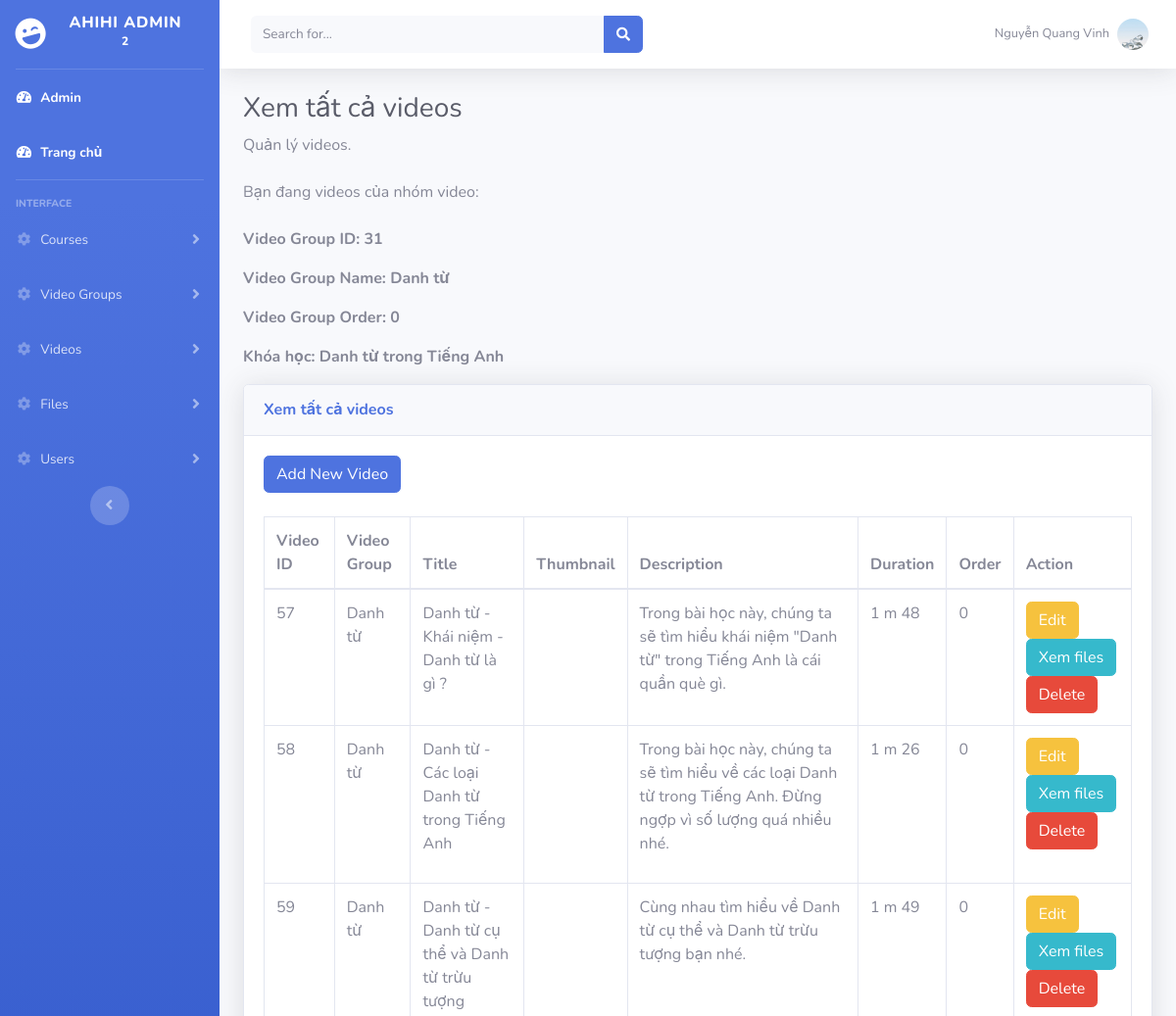
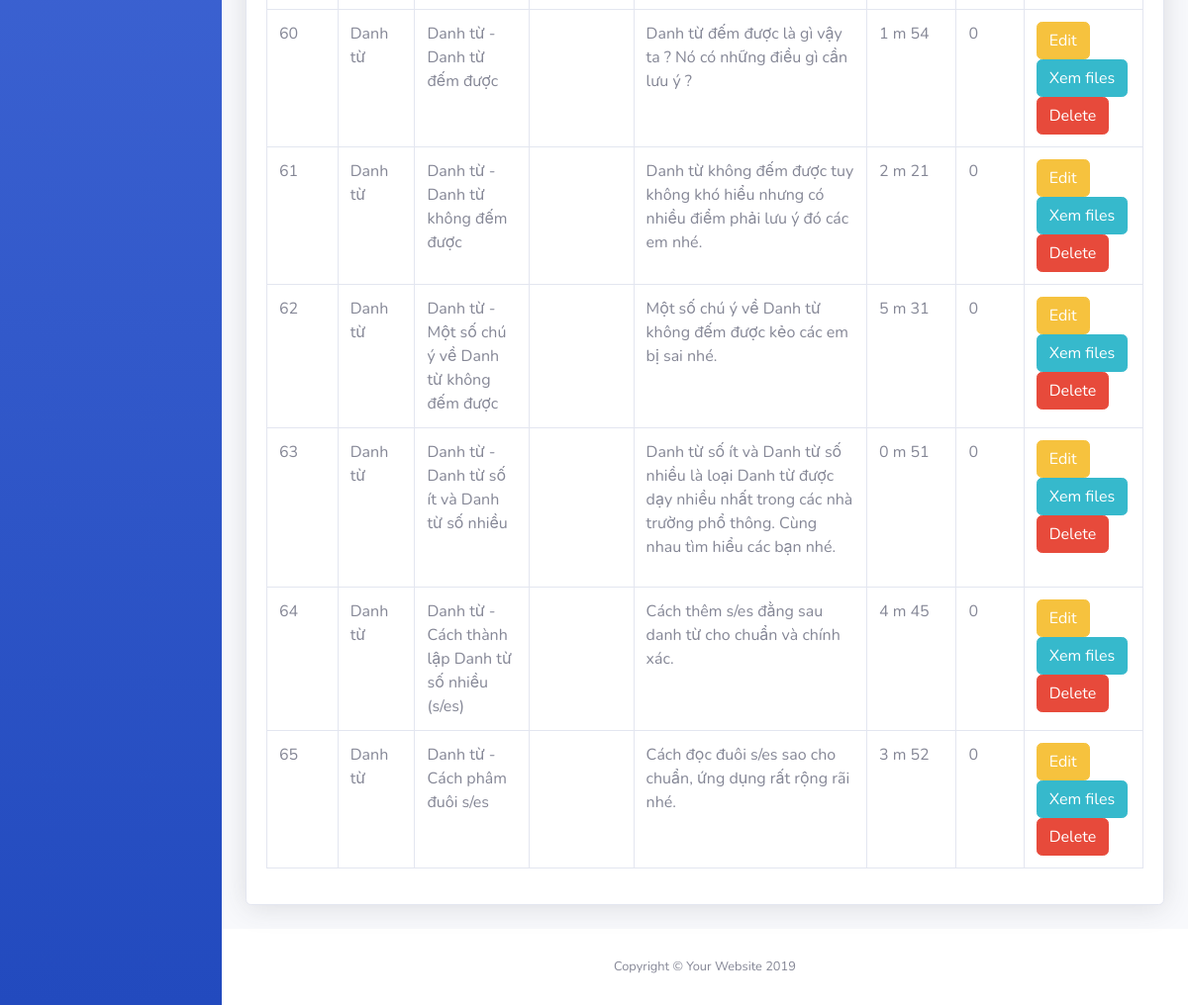
The app's page /horizontal/admin/pages/videos/videos_view.php?video_group_id=31 (signed in) with its own data (2 pictures, top to bottom).
### tables this page shows
CREATE TABLE `video_groups` (
  `id` int(4) UNSIGNED NOT NULL,
  `course_id` int(2) UNSIGNED NOT NULL,
  `name` varchar(255) NOT NULL,
  `video_group_order` int(2) UNSIGNED NOT NULL
);

CREATE TABLE `courses` (
  `id` int(2) UNSIGNED NOT NULL,
  `topic` varchar(20) NOT NULL,
  `type` varchar(20) NOT NULL,
  `name` varchar(80) NOT NULL,
  `slug` varchar(80) NOT NULL,
  `short_description` varchar(255) NOT NULL,
  `long_description` text NOT NULL,
  `thumbnail` varchar(255) NOT NULL,
  `old_price` double DEFAULT NULL,
  `price` double DEFAULT NULL,
  `remaining_slots` int(3) DEFAULT NULL,
  `inner_description` varchar(50) NOT NULL,
  `course_order` int(2) UNSIGNED NOT NULL DEFAULT 0,
  `user_id` int(2) UNSIGNED NOT NULL,
  `is_active` int(1) UNSIGNED NOT NULL DEFAULT 1
);

CREATE TABLE `videos` (
  `id` int(11) UNSIGNED NOT NULL,
  `title` varchar(255) NOT NULL,
  `thumbnail` text NOT NULL,
  `description` text NOT NULL,
  `link` text NOT NULL,
  `duration` int(4) UNSIGNED NOT NULL,
  `video_order` int(3) UNSIGNED NOT NULL DEFAULT 0,
  `video_group_id` int(4) UNSIGNED NOT NULL
);

### horizontal/admin/includes/classes/VideoGroup.php (called while the page is built, shortened)
<?php
class VideoGroup {
    private $db;
    public function __construct($db)
    {
        $this->db = $db;
    }
    public function get_video_group_by_id($video_group_id) {
        $sql = "SELECT * FROM video_groups WHERE id = '$video_group_id'";
        return $this->db->query($sql)->fetch();
    }
}
?>

### horizontal/admin/includes/classes/Course.php (called while the page is built, shortened)
<?php
class Course {
    private $db;
    public function __construct($db)
    {
        $this->db = $db;
    }
    public function get_course_by_id($courseId) {
        $sql = "SELECT * FROM courses where id = '$courseId'";
        return $this->db->query($sql)->fetch();
    }
}
?>

### horizontal/admin/includes/classes/Video.php (called while the page is built, shortened)
<?php
class Video {
    private $db;
    public function __construct($db)
    {
        $this->db = $db;
    }
    public function get_videos_by_video_group_id($video_group_id) {
        $sql = "SELECT * FROM videos WHERE video_group_id = '$video_group_id'";
        return $this->db->query($sql)->fetchAll();
    }
}
?>

### horizontal/includes/helpers.php (called while the page is built, shortened)
<?php
function formatVideoTime($seconds) {
    $hours = floor($seconds / 3600);
    $minutes = floor(($seconds / 60) % 60);
    $seconds = $seconds % 60;
    return "$minutes m $seconds ";
}

### horizontal/admin/pages/videos/videos_view.php (the view, shortened to what this page needs)
<?php
include("../../../includes/connect_db.php");
include("../../../includes/helpers.php");
include("../../includes/classes/Course.php");
include("../../includes/classes/VideoGroup.php");
include("../../includes/classes/Video.php");
if (isset($_GET['video_group_id'])) {
    $video_group_id = $_GET['video_group_id'];
} else {
    echo "Vui lòng chọn nhóm video";
}
$video_group_obj = new VideoGroup($db);
$current_video_group = $video_group_obj->get_video_group_by_id($video_group_id);
$video_obj = new Video($db);
$all_videos_by_video_group_id_arr = $video_obj->get_videos_by_video_group_id($video_group_id);
$course = new Course($db);
$current_course = $course->get_course_by_id($current_video_group['course_id']);
?>
<?php include("../../partials/header.php"); ?>
<?php include("../../partials/sidebar.php"); ?>
<?php include("../../partials/topbar.php") ?>
    <h1 class="h3 mb-2 text-gray-800">Xem tất cả videos</h1>
    <p class="mb-4">Quản lý videos</a>.</p>
    <p class="mb-4">Bạn đang videos của nhóm video:
    <p><strong>Video Group ID: <?= $current_video_group['id'] ?></strong></p>
    <p><strong>Video Group Name: <?= $current_video_group['name'] ?></strong></p>
    <p><strong>Video Group Order: <?= $current_video_group['video_group_order'] ?></strong></p>
    <p><strong>Khóa học: <?= $current_course['name'] ?></strong></p>
    </p>
    <div class="card shadow mb-4">
        <div class="card-header py-3">
            <h6 class="m-0 font-weight-bold text-primary">Xem tất cả videos</h6>
        </div>
        <div class="card-body">
            <div class="table-responsive">
                <table class="table table-bordered" id="dataTable" width="100%" cellspacing="0">
                    <a class="btn btn-primary mb-4" href="videos_add.php?video_group_id=<?= $current_video_group['id'] ?>">Add New Video</a>
                    <thead>
                    <tr>
                        <th>Video ID</th>
                        <th>Video Group</th>
                        <th>Title</th>
                        <th>Thumbnail</th>
                        <th>Description</th>
                        <th>Duration</th>
                        <th>Order</th>
                        <th>Action</th>
                    </tr>
                    </thead>
                    <tbody>
                    <?php
                    foreach ($all_videos_by_video_group_id_arr as $video):
                        ?>
                        <tr>
                            <td><?= $video['id'] ?></td>
                            <td><?= $video_group_obj->get_video_group_by_id($video['video_group_id'])['name'] ?></td>
                            <td><?= $video['title'] ?></td>
                            <td><img style="max-height: 100px;" src="<?= $video['thumbnail'] ?>" alt=""></td>
                            <td><?= $video['description'] ?></td>
                            <td><?= formatVideoTime($video['duration']) ?></td>
                            <td><?= $video['video_order'] ?></td>
                            <td>
                                <a class="btn btn-warning" href="videos_edit.php?id=<?= $video['id'] ?>">Edit</a>
                                <a class="btn btn-info" href="../files/files_view.php?video_id=<?= $video['id'] ?>">Xem files</a>
                                <a href="videos_delete.php?id=<?= $video['id'] ?>" class="btn btn-danger"
                                   onclick="return confirm('Bạn có chắc muốn xóa không ?');">Delete</a>
                            </td>
                        </tr>
                    <?php endforeach; ?>
                    </tbody>
                </table>
            </div>
        </div>
    </div>
<?php include("../../partials/footer.php") ?>

### records on screen
video_groups: id "31", name "Danh từ", video_group_order "0"
courses: name "Danh từ trong Tiếng Anh"
videos: id "57", video_group.name "Danh từ", title "Danh từ - Khái niệm - Danh từ là gì ?", description "Trong bài học này, chúng ta sẽ tìm hiểu khái niệm \"Danh từ\" trong Tiếng Anh là cái quần què gì.", duration "1 m 48", video_order "0"
videos: id "58", video_group.name "Danh từ", title "Danh từ - Các loại Danh từ trong Tiếng Anh", description "Trong bài học này, chúng ta sẽ tìm hiểu về các loại Danh từ trong Tiếng Anh. Đừng ngợp vì số lượng quá nhiều nhé.", duration "1 m 26", video_order "0"
videos: id "59", video_group.name "Danh từ", title "Danh từ - Danh từ cụ thể và Danh từ trừu tượng", description "Cùng nhau tìm hiểu về Danh từ cụ thể và Danh từ trừu tượng bạn nhé.", duration "1 m 49", video_order "0"
videos: id "60", video_group.name "Danh từ", title "Danh từ - Danh từ đếm được", description "Danh từ đếm được là gì vậy ta ? Nó có những điều gì cần lưu ý ?", duration "1 m 54", video_order "0"
videos: id "61", video_group.name "Danh từ", title "Danh từ - Danh từ không đếm được", description "Danh từ không đếm được tuy không khó hiểu nhưng có nhiều điểm phải lưu ý đó các em nhé.", duration "2 m 21", video_order "0"
videos: id "62", video_group.name "Danh từ", title "Danh từ - Một số chú ý về Danh từ không đếm được", description "Một số chú ý về Danh từ không đếm được kẻo các em bị sai nhé.", duration "5 m 31", video_order "0"
videos: id "63", video_group.name "Danh từ", title "Danh từ - Danh từ số ít và Danh từ số nhiều", description "Danh từ số ít và Danh từ số nhiều là loại Danh từ được dạy nhiều nhất trong các nhà trường phổ thông. Cùng nhau tìm hiểu các bạn nhé.", duration "0 m 51", video_order "0"
videos: id "64", video_group.name "Danh từ", title "Danh từ - Cách thành lập Danh từ số nhiều (s/es)", description "Cách thêm s/es đằng sau danh từ cho chuẩn và chính xác.", duration "4 m 45", video_order "0"
videos: id "65", video_group.name "Danh từ", title "Danh từ - Cách phâm đuôi s/es", description "Cách đọc đuôi s/es sao cho chuẩn, ứng dụng rất rộng rãi nhé.", duration "3 m 52", video_order "0"

### other values on screen
$_SESSION['user']['full_name'] "Nguyễn Quang Vinh"
